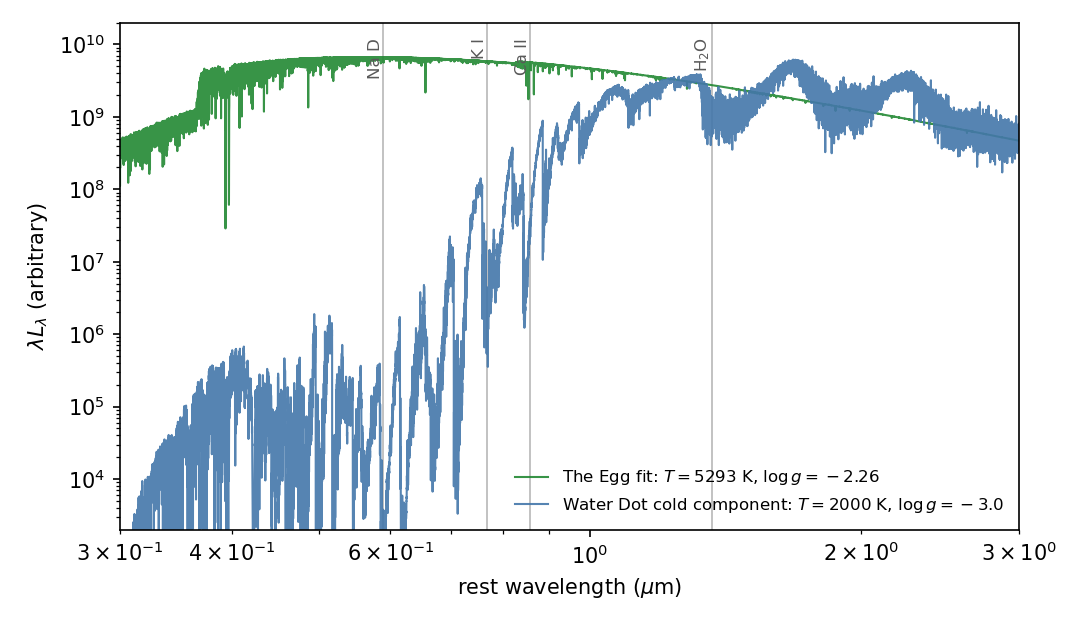

The script that saved this image:
#!/usr/bin/env python
"""
tlusty_quickstart.py — minimal working example for the TLUSTY LRD photosphere
basis of Curtis et al. (in preparation).

What it does
------------
1. Loads TLUSTYBasis from the R = 10,000 cache shipped with this fork
   (prospect/sources/tlusty_data/tlusty_cache_r10k_40k.npz), so no external data or
   FSPS installation is required.  Only numpy, scipy, and matplotlib are used.
2. Evaluates two Little Red Dot photospheres from the paper:
     - a hot, bare photosphere at The Egg's best-fit parameters
       (Teff = 5293 K, log g = -2.255, [M/H] = -1), showing the Ca II
       triplet and alkali absorption that anchor the fits, and
     - a cold, water-bearing photosphere like the Water Dot cold components
       (Teff = 2000 K, log g = -3.0), showing the 1.28-1.45 um H2O band.
3. Plots both, marks the diagnostic features, and saves
   demo/tlusty_quickstart.png.

The composite photosphere + host-galaxy model used for the actual fits is
TLUSTYPlusGalaxyBasis in the same module.  It additionally needs python-fsps
with SPS_HOME set; construct it exactly like TLUSTYBasis, e.g.

    from prospect.sources.tlusty_basis import TLUSTYPlusGalaxyBasis
    sps = TLUSTYPlusGalaxyBasis(spec_dir=DATA, target_R=10000,
                                cache_file=CACHE, phot_dust_mode='shared',
                                phot_dust_law='smc')

and call sps.get_spectra_components(**params) to receive the photosphere and
galaxy spectra separately (the paper smooths only the photosphere, so the two
components must stay separate until after the line-of-sight convolution).

Usage
-----
    python demo/tlusty_quickstart.py
"""
import os
import sys

import numpy as np
import matplotlib
matplotlib.use("Agg")
import matplotlib.pyplot as plt

# Make the repository importable when the script runs from a bare checkout.
REPO = os.path.dirname(os.path.dirname(os.path.abspath(__file__)))
sys.path.insert(0, REPO)

try:
    # The canonical import when python-fsps is installed with SPS_HOME set.
    from prospect.sources.tlusty_basis import TLUSTYBasis
except Exception:
    # prospect.sources imports FSPS-dependent modules at package-import time.
    # Without FSPS, load the basis module directly from its file; TLUSTYBasis
    # itself needs only numpy and scipy.
    import importlib.util
    _path = os.path.join(REPO, "prospect", "sources", "tlusty_basis.py")
    _spec = importlib.util.spec_from_file_location("tlusty_basis", _path)
    _mod = importlib.util.module_from_spec(_spec)
    _spec.loader.exec_module(_mod)
    TLUSTYBasis = _mod.TLUSTYBasis
    print("note: FSPS unavailable, loaded TLUSTYBasis directly from file")

DATA = os.path.join(REPO, "prospect", "sources", "tlusty_data")
CACHE = os.path.join(DATA, "tlusty_cache_r10k_40k.npz")

# spec_dir is only consulted when the cache file is missing; with the shipped
# cache this example is fully self-contained.
sps = TLUSTYBasis(spec_dir=DATA, target_R=10000, cache_file=CACHE, verbose=True)

# Two photospheres from the paper.  mh_idx indexes the metallicity slices
# (0 -> [M/H] = -2, 1 -> -1, 2 -> 0) and logL_star sets the luminosity in
# log10 L_sun, which fixes the radius through the Stefan-Boltzmann law.
egg = dict(teff=5293.0, logg=-2.255, mh_idx=1.0, logL_star=9.9)
cold = dict(teff=2000.0, logg=-3.0, mh_idx=1.0, logL_star=9.4)

wave, spec_egg, _ = sps.get_galaxy_spectrum(**egg)
_, spec_cold, _ = sps.get_galaxy_spectrum(**cold)

# Convert L_nu [Lsun/Hz] to a lambda*F_lambda shape for plotting.
C_AA = 2.998e18  # speed of light in Angstrom/s
lfl_egg = spec_egg * C_AA / wave
lfl_cold = spec_cold * C_AA / wave

fig, ax = plt.subplots(figsize=(7.2, 4.2))
ax.plot(wave / 1e4, lfl_egg, color="#228833", lw=1.0, alpha=0.9,
        label=r"The Egg fit: $T=5293$ K, $\log g=-2.26$")
ax.plot(wave / 1e4, lfl_cold, color="#4477AA", lw=1.0, alpha=0.9,
        label=r"Water Dot cold component: $T=2000$ K, $\log g=-3.0$")

ax.set_xscale("log")
ax.set_yscale("log")
ax.set_xlim(0.3, 3.0)
ymax = 3.0 * max(lfl_egg.max(), lfl_cold.max())
ax.set_ylim(ymax / 1e7, ymax)
ax.set_xlabel(r"rest wavelength ($\mu$m)")
ax.set_ylabel(r"$\lambda L_\lambda$ (arbitrary)")

features = [(0.5893, "Na D"), (0.7682, "K I"), (0.8579, r"Ca II"),
            (1.365, r"H$_2$O")]
for lam, name in features:
    ax.axvline(lam, color="0.6", lw=0.8, alpha=0.7, zorder=0)
    ax.text(lam, 0.97, name, transform=ax.get_xaxis_transform(),
            rotation=90, fontsize=8, ha="right", va="top", color="0.35")

ax.legend(loc="lower right", fontsize=8, frameon=False)
fig.tight_layout()

out = os.path.join(REPO, "demo", "tlusty_quickstart.png")
fig.savefig(out, dpi=150)
print(f"saved {out}")
